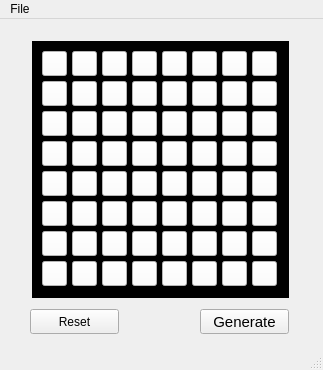
<?xml version="1.0" encoding="UTF-8"?>
<ui version="4.0">
 <class>MainWindow</class>
 <widget class="QMainWindow" name="MainWindow">
  <property name="geometry">
   <rect>
    <x>0</x>
    <y>0</y>
    <width>323</width>
    <height>370</height>
   </rect>
  </property>
  <property name="minimumSize">
   <size>
    <width>323</width>
    <height>370</height>
   </size>
  </property>
  <property name="maximumSize">
   <size>
    <width>323</width>
    <height>370</height>
   </size>
  </property>
  <property name="windowTitle">
   <string>DOT Matrix Visualizer</string>
  </property>
  <widget class="QWidget" name="centralwidget">
   <widget class="QWidget" name="gridLayoutWidget">
    <property name="geometry">
     <rect>
      <x>30</x>
      <y>20</y>
      <width>261</width>
      <height>261</height>
     </rect>
    </property>
    <layout class="QGridLayout" name="gridLayout">
     <property name="leftMargin">
      <number>2</number>
     </property>
     <property name="topMargin">
      <number>2</number>
     </property>
     <property name="rightMargin">
      <number>2</number>
     </property>
     <property name="bottomMargin">
      <number>2</number>
     </property>
     <property name="horizontalSpacing">
      <number>6</number>
     </property>
     <item row="0" column="0">
      <widget class="QFrame" name="frame">
       <property name="styleSheet">
        <string notr="true">background-color : black</string>
       </property>
       <property name="frameShape">
        <enum>QFrame::StyledPanel</enum>
       </property>
       <property name="frameShadow">
        <enum>QFrame::Raised</enum>
       </property>
       <widget class="QPushButton" name="led_1">
        <property name="geometry">
         <rect>
          <x>10</x>
          <y>10</y>
          <width>25</width>
          <height>25</height>
         </rect>
        </property>
        <property name="styleSheet">
         <string notr="true">background-color : white</string>
        </property>
        <property name="text">
         <string/>
        </property>
       </widget>
       <widget class="QPushButton" name="led_2">
        <property name="geometry">
         <rect>
          <x>40</x>
          <y>10</y>
          <width>25</width>
          <height>25</height>
         </rect>
        </property>
        <property name="styleSheet">
         <string notr="true">background-color : white</string>
        </property>
        <property name="text">
         <string/>
        </property>
       </widget>
       <widget class="QPushButton" name="led_3">
        <property name="geometry">
         <rect>
          <x>70</x>
          <y>10</y>
          <width>25</width>
          <height>25</height>
         </rect>
        </property>
        <property name="styleSheet">
         <string notr="true">background-color : white</string>
        </property>
        <property name="text">
         <string/>
        </property>
       </widget>
       <widget class="QPushButton" name="led_4">
        <property name="geometry">
         <rect>
          <x>100</x>
          <y>10</y>
          <width>25</width>
          <height>25</height>
         </rect>
        </property>
        <property name="styleSheet">
         <string notr="true">background-color : white</string>
        </property>
        <property name="text">
         <string/>
        </property>
       </widget>
       <widget class="QPushButton" name="led_5">
        <property name="geometry">
         <rect>
          <x>130</x>
          <y>10</y>
          <width>25</width>
          <height>25</height>
         </rect>
        </property>
        <property name="styleSheet">
         <string notr="true">background-color : white</string>
        </property>
        <property name="text">
         <string/>
        </property>
       </widget>
       <widget class="QPushButton" name="led_6">
        <property name="geometry">
         <rect>
          <x>160</x>
          <y>10</y>
          <width>25</width>
          <height>25</height>
         </rect>
        </property>
        <property name="styleSheet">
         <string notr="true">background-color : white</string>
        </property>
        <property name="text">
         <string/>
        </property>
       </widget>
       <widget class="QPushButton" name="led_7">
        <property name="geometry">
         <rect>
          <x>190</x>
          <y>10</y>
          <width>25</width>
          <height>25</height>
         </rect>
        </property>
        <property name="styleSheet">
         <string notr="true">background-color : white</string>
        </property>
        <property name="text">
         <string/>
        </property>
       </widget>
       <widget class="QPushButton" name="led_8">
        <property name="geometry">
         <rect>
          <x>220</x>
          <y>10</y>
          <width>25</width>
          <height>25</height>
         </rect>
        </property>
        <property name="styleSheet">
         <string notr="true">background-color : white</string>
        </property>
        <property name="text">
         <string/>
        </property>
       </widget>
       <widget class="QPushButton" name="led_9">
        <property name="geometry">
         <rect>
          <x>10</x>
          <y>40</y>
          <width>25</width>
          <height>25</height>
         </rect>
        </property>
        <property name="styleSheet">
         <string notr="true">background-color : white</string>
        </property>
        <property name="text">
         <string/>
        </property>
       </widget>
       <widget class="QPushButton" name="led_10">
        <property name="geometry">
         <rect>
          <x>40</x>
          <y>40</y>
          <width>25</width>
          <height>25</height>
         </rect>
        </property>
        <property name="styleSheet">
         <string notr="true">background-color : white</string>
        </property>
        <property name="text">
         <string/>
        </property>
       </widget>
       <widget class="QPushButton" name="led_11">
        <property name="geometry">
         <rect>
          <x>70</x>
          <y>40</y>
          <width>25</width>
          <height>25</height>
         </rect>
        </property>
        <property name="styleSheet">
         <string notr="true">background-color : white</string>
        </property>
        <property name="text">
         <string/>
        </property>
       </widget>
       <widget class="QPushButton" name="led_12">
        <property name="geometry">
         <rect>
          <x>100</x>
          <y>40</y>
          <width>25</width>
          <height>25</height>
         </rect>
        </property>
        <property name="styleSheet">
         <string notr="true">background-color : white</string>
        </property>
        <property name="text">
         <string/>
        </property>
       </widget>
       <widget class="QPushButton" name="led_13">
        <property name="geometry">
         <rect>
          <x>130</x>
          <y>40</y>
          <width>25</width>
          <height>25</height>
         </rect>
        </property>
        <property name="styleSheet">
         <string notr="true">background-color : white</string>
        </property>
        <property name="text">
         <string/>
        </property>
       </widget>
       <widget class="QPushButton" name="led_14">
        <property name="geometry">
         <rect>
          <x>160</x>
          <y>40</y>
          <width>25</width>
          <height>25</height>
         </rect>
        </property>
        <property name="styleSheet">
         <string notr="true">background-color : white</string>
        </property>
        <property name="text">
         <string/>
        </property>
       </widget>
       <widget class="QPushButton" name="led_15">
        <property name="geometry">
         <rect>
          <x>190</x>
          <y>40</y>
          <width>25</width>
          <height>25</height>
         </rect>
        </property>
        <property name="styleSheet">
         <string notr="true">background-color : white</string>
        </property>
        <property name="text">
         <string/>
        </property>
       </widget>
       <widget class="QPushButton" name="led_16">
        <property name="geometry">
         <rect>
          <x>220</x>
          <y>40</y>
          <width>25</width>
          <height>25</height>
         </rect>
        </property>
        <property name="styleSheet">
         <string notr="true">background-color : white</string>
        </property>
        <property name="text">
         <string/>
        </property>
       </widget>
       <widget class="QPushButton" name="led_17">
        <property name="geometry">
         <rect>
          <x>10</x>
          <y>70</y>
          <width>25</width>
          <height>25</height>
         </rect>
        </property>
        <property name="styleSheet">
         <string notr="true">background-color : white</string>
        </property>
        <property name="text">
         <string/>
        </property>
       </widget>
       <widget class="QPushButton" name="led_18">
        <property name="geometry">
         <rect>
          <x>40</x>
          <y>70</y>
          <width>25</width>
          <height>25</height>
         </rect>
        </property>
        <property name="styleSheet">
         <string notr="true">background-color : white</string>
        </property>
        <property name="text">
         <string/>
        </property>
       </widget>
       <widget class="QPushButton" name="led_19">
        <property name="geometry">
         <rect>
          <x>70</x>
          <y>70</y>
          <width>25</width>
          <height>25</height>
         </rect>
        </property>
        <property name="styleSheet">
         <string notr="true">background-color : white</string>
        </property>
        <property name="text">
         <string/>
        </property>
       </widget>
       <widget class="QPushButton" name="led_20">
        <property name="geometry">
         <rect>
          <x>100</x>
          <y>70</y>
          <width>25</width>
          <height>25</height>
         </rect>
        </property>
        <property name="styleSheet">
         <string notr="true">background-color : white</string>
        </property>
        <property name="text">
         <string/>
        </property>
       </widget>
       <widget class="QPushButton" name="led_21">
        <property name="geometry">
         <rect>
          <x>130</x>
          <y>70</y>
          <width>25</width>
          <height>25</height>
         </rect>
        </property>
        <property name="styleSheet">
         <string notr="true">background-color : white</string>
        </property>
        <property name="text">
         <string/>
        </property>
       </widget>
       <widget class="QPushButton" name="led_22">
        <property name="geometry">
         <rect>
          <x>160</x>
          <y>70</y>
          <width>25</width>
          <height>25</height>
         </rect>
        </property>
        <property name="styleSheet">
         <string notr="true">background-color : white</string>
        </property>
        <property name="text">
         <string/>
        </property>
       </widget>
       <widget class="QPushButton" name="led_23">
        <property name="geometry">
         <rect>
          <x>190</x>
          <y>70</y>
          <width>25</width>
          <height>25</height>
         </rect>
        </property>
        <property name="styleSheet">
         <string notr="true">background-color : white</string>
        </property>
        <property name="text">
         <string/>
        </property>
       </widget>
       <widget class="QPushButton" name="led_24">
        <property name="geometry">
         <rect>
          <x>220</x>
          <y>70</y>
          <width>25</width>
          <height>25</height>
         </rect>
        </property>
        <property name="styleSheet">
         <string notr="true">background-color : white</string>
        </property>
        <property name="text">
         <string/>
        </property>
       </widget>
       <widget class="QPushButton" name="led_25">
        <property name="geometry">
         <rect>
          <x>10</x>
          <y>100</y>
          <width>25</width>
          <height>25</height>
         </rect>
        </property>
        <property name="styleSheet">
         <string notr="true">background-color : white</string>
        </property>
        <property name="text">
         <string/>
        </property>
       </widget>
       <widget class="QPushButton" name="led_26">
        <property name="geometry">
         <rect>
          <x>40</x>
          <y>100</y>
          <width>25</width>
          <height>25</height>
         </rect>
        </property>
        <property name="styleSheet">
         <string notr="true">background-color : white</string>
        </property>
        <property name="text">
         <string/>
        </property>
       </widget>
       <widget class="QPushButton" name="led_27">
        <property name="geometry">
         <rect>
          <x>70</x>
          <y>100</y>
          <width>25</width>
          <height>25</height>
         </rect>
        </property>
        <property name="styleSheet">
         <string notr="true">background-color : white</string>
        </property>
        <property name="text">
         <string/>
        </property>
       </widget>
       <widget class="QPushButton" name="led_28">
        <property name="geometry">
         <rect>
          <x>100</x>
          <y>100</y>
          <width>25</width>
          <height>25</height>
         </rect>
        </property>
        <property name="styleSheet">
         <string notr="true">background-color : white</string>
        </property>
        <property name="text">
         <string/>
        </property>
       </widget>
       <widget class="QPushButton" name="led_29">
        <property name="geometry">
         <rect>
          <x>130</x>
          <y>100</y>
          <width>25</width>
          <height>25</height>
         </rect>
        </property>
        <property name="styleSheet">
         <string notr="true">background-color : white</string>
        </property>
        <property name="text">
         <string/>
        </property>
       </widget>
       <widget class="QPushButton" name="led_30">
        <property name="geometry">
         <rect>
          <x>160</x>
          <y>100</y>
          <width>25</width>
          <height>25</height>
         </rect>
        </property>
        <property name="styleSheet">
         <string notr="true">background-color : white</string>
        </property>
        <property name="text">
         <string/>
        </property>
       </widget>
       <widget class="QPushButton" name="led_31">
        <property name="geometry">
         <rect>
          <x>190</x>
          <y>100</y>
          <width>25</width>
          <height>25</height>
         </rect>
        </property>
        <property name="styleSheet">
         <string notr="true">background-color : white</string>
        </property>
        <property name="text">
         <string/>
        </property>
       </widget>
       <widget class="QPushButton" name="led_32">
        <property name="geometry">
         <rect>
          <x>220</x>
          <y>100</y>
          <width>25</width>
          <height>25</height>
         </rect>
        </property>
        <property name="styleSheet">
         <string notr="true">background-color : white</string>
        </property>
        <property name="text">
         <string/>
        </property>
       </widget>
       <widget class="QPushButton" name="led_33">
        <property name="geometry">
         <rect>
          <x>10</x>
          <y>130</y>
          <width>25</width>
          <height>25</height>
         </rect>
        </property>
        <property name="styleSheet">
         <string notr="true">background-color : white</string>
        </property>
        <property name="text">
         <string/>
        </property>
       </widget>
       <widget class="QPushButton" name="led_34">
        <property name="geometry">
         <rect>
          <x>40</x>
          <y>130</y>
          <width>25</width>
          <height>25</height>
         </rect>
        </property>
        <property name="styleSheet">
         <string notr="true">background-color : white</string>
        </property>
        <property name="text">
         <string/>
        </property>
       </widget>
       <widget class="QPushButton" name="led_35">
        <property name="geometry">
         <rect>
          <x>70</x>
          <y>130</y>
          <width>25</width>
          <height>25</height>
         </rect>
        </property>
        <property name="styleSheet">
         <string notr="true">background-color : white</string>
        </property>
        <property name="text">
         <string/>
        </property>
       </widget>
       <widget class="QPushButton" name="led_36">
        <property name="geometry">
         <rect>
          <x>100</x>
          <y>130</y>
          <width>25</width>
          <height>25</height>
         </rect>
        </property>
        <property name="styleSheet">
         <string notr="true">background-color : white</string>
        </property>
        <property name="text">
         <string/>
        </property>
       </widget>
       <widget class="QPushButton" name="led_37">
        <property name="geometry">
         <rect>
          <x>130</x>
          <y>130</y>
          <width>25</width>
          <height>25</height>
         </rect>
        </property>
        <property name="styleSheet">
         <string notr="true">background-color : white</string>
        </property>
        <property name="text">
         <string/>
        </property>
       </widget>
       <widget class="QPushButton" name="led_38">
        <property name="geometry">
         <rect>
          <x>160</x>
          <y>130</y>
          <width>25</width>
          <height>25</height>
         </rect>
        </property>
        <property name="styleSheet">
         <string notr="true">background-color : white</string>
        </property>
        <property name="text">
         <string/>
        </property>
       </widget>
       <widget class="QPushButton" name="led_39">
        <property name="geometry">
         <rect>
          <x>190</x>
          <y>130</y>
          <width>25</width>
          <height>25</height>
         </rect>
        </property>
        <property name="styleSheet">
         <string notr="true">background-color : white</string>
        </property>
        <property name="text">
         <string/>
        </property>
       </widget>
       <widget class="QPushButton" name="led_40">
        <property name="geometry">
         <rect>
          <x>220</x>
          <y>130</y>
          <width>25</width>
          <height>25</height>
         </rect>
        </property>
        <property name="styleSheet">
         <string notr="true">background-color : white</string>
        </property>
        <property name="text">
         <string/>
        </property>
       </widget>
       <widget class="QPushButton" name="led_41">
        <property name="geometry">
         <rect>
          <x>10</x>
          <y>160</y>
          <width>25</width>
          <height>25</height>
         </rect>
        </property>
        <property name="styleSheet">
         <string notr="true">background-color : white</string>
        </property>
        <property name="text">
         <string/>
        </property>
       </widget>
       <widget class="QPushButton" name="led_42">
        <property name="geometry">
         <rect>
          <x>40</x>
          <y>160</y>
          <width>25</width>
          <height>25</height>
         </rect>
        </property>
        <property name="styleSheet">
         <string notr="true">background-color : white</string>
        </property>
        <property name="text">
         <string/>
        </property>
       </widget>
       <widget class="QPushButton" name="led_43">
        <property name="geometry">
         <rect>
          <x>70</x>
          <y>160</y>
          <width>25</width>
          <height>25</height>
         </rect>
        </property>
        <property name="styleSheet">
         <string notr="true">background-color : white</string>
        </property>
        <property name="text">
         <string/>
        </property>
       </widget>
       <widget class="QPushButton" name="led_44">
        <property name="geometry">
         <rect>
          <x>100</x>
          <y>160</y>
          <width>25</width>
          <height>25</height>
         </rect>
        </property>
        <property name="styleSheet">
         <string notr="true">background-color : white</string>
        </property>
        <property name="text">
         <string/>
        </property>
       </widget>
       <widget class="QPushButton" name="led_45">
        <property name="geometry">
         <rect>
          <x>130</x>
          <y>160</y>
          <width>25</width>
          <height>25</height>
         </rect>
        </property>
        <property name="styleSheet">
         <string notr="true">background-color : white</string>
        </property>
        <property name="text">
         <string/>
        </property>
       </widget>
       <widget class="QPushButton" name="led_46">
        <property name="geometry">
         <rect>
          <x>160</x>
          <y>160</y>
          <width>25</width>
          <height>25</height>
         </rect>
        </property>
        <property name="styleSheet">
         <string notr="true">background-color : white</string>
        </property>
        <property name="text">
         <string/>
        </property>
       </widget>
       <widget class="QPushButton" name="led_47">
        <property name="geometry">
         <rect>
          <x>190</x>
          <y>160</y>
          <width>25</width>
          <height>25</height>
         </rect>
        </property>
        <property name="styleSheet">
         <string notr="true">background-color : white</string>
        </property>
        <property name="text">
         <string/>
        </property>
       </widget>
       <widget class="QPushButton" name="led_48">
        <property name="geometry">
         <rect>
          <x>220</x>
          <y>160</y>
          <width>25</width>
          <height>25</height>
         </rect>
        </property>
        <property name="styleSheet">
         <string notr="true">background-color : white</string>
        </property>
        <property name="text">
         <string/>
        </property>
       </widget>
       <widget class="QPushButton" name="led_49">
        <property name="geometry">
         <rect>
          <x>10</x>
          <y>190</y>
          <width>25</width>
          <height>25</height>
         </rect>
        </property>
        <property name="styleSheet">
         <string notr="true">background-color : white</string>
        </property>
        <property name="text">
         <string/>
        </property>
       </widget>
       <widget class="QPushButton" name="led_50">
        <property name="geometry">
         <rect>
          <x>40</x>
          <y>190</y>
          <width>25</width>
          <height>25</height>
         </rect>
        </property>
        <property name="styleSheet">
         <string notr="true">background-color : white</string>
        </property>
        <property name="text">
         <string/>
        </property>
       </widget>
       <widget class="QPushButton" name="led_51">
        <property name="geometry">
         <rect>
          <x>70</x>
          <y>190</y>
          <width>25</width>
          <height>25</height>
         </rect>
        </property>
        <property name="styleSheet">
         <string notr="true">background-color : white</string>
        </property>
        <property name="text">
         <string/>
        </property>
       </widget>
       <widget class="QPushButton" name="led_52">
        <property name="geometry">
         <rect>
          <x>100</x>
          <y>190</y>
          <width>25</width>
          <height>25</height>
         </rect>
        </property>
        <property name="styleSheet">
         <string notr="true">background-color : white</string>
        </property>
        <property name="text">
         <string/>
        </property>
       </widget>
       <widget class="QPushButton" name="led_53">
        <property name="geometry">
         <rect>
          <x>130</x>
          <y>190</y>
          <width>25</width>
          <height>25</height>
         </rect>
        </property>
        <property name="styleSheet">
         <string notr="true">background-color : white</string>
        </property>
        <property name="text">
         <string/>
        </property>
       </widget>
       <widget class="QPushButton" name="led_54">
        <property name="geometry">
         <rect>
          <x>160</x>
          <y>190</y>
          <width>25</width>
          <height>25</height>
         </rect>
        </property>
        <property name="styleSheet">
         <string notr="true">background-color : white</string>
        </property>
        <property name="text">
         <string/>
        </property>
       </widget>
       <widget class="QPushButton" name="led_55">
        <property name="geometry">
         <rect>
          <x>190</x>
          <y>190</y>
          <width>25</width>
          <height>25</height>
         </rect>
        </property>
        <property name="styleSheet">
         <string notr="true">background-color : white</string>
        </property>
        <property name="text">
         <string/>
        </property>
       </widget>
       <widget class="QPushButton" name="led_56">
        <property name="geometry">
         <rect>
          <x>220</x>
          <y>190</y>
          <width>25</width>
          <height>25</height>
         </rect>
        </property>
        <property name="styleSheet">
         <string notr="true">background-color : white</string>
        </property>
        <property name="text">
         <string/>
        </property>
       </widget>
       <widget class="QPushButton" name="led_57">
        <property name="geometry">
         <rect>
          <x>10</x>
          <y>220</y>
          <width>25</width>
          <height>25</height>
         </rect>
        </property>
        <property name="styleSheet">
         <string notr="true">background-color : white</string>
        </property>
        <property name="text">
         <string/>
        </property>
       </widget>
       <widget class="QPushButton" name="led_58">
        <property name="geometry">
         <rect>
          <x>40</x>
          <y>220</y>
          <width>25</width>
          <height>25</height>
         </rect>
        </property>
        <property name="styleSheet">
         <string notr="true">background-color : white</string>
        </property>
        <property name="text">
         <string/>
        </property>
       </widget>
       <widget class="QPushButton" name="led_59">
        <property name="geometry">
         <rect>
          <x>70</x>
          <y>220</y>
          <width>25</width>
          <height>25</height>
         </rect>
        </property>
        <property name="styleSheet">
         <string notr="true">background-color : white</string>
        </property>
        <property name="text">
         <string/>
        </property>
       </widget>
       <widget class="QPushButton" name="led_60">
        <property name="geometry">
         <rect>
          <x>100</x>
          <y>220</y>
          <width>25</width>
          <height>25</height>
         </rect>
        </property>
        <property name="styleSheet">
         <string notr="true">background-color : white</string>
        </property>
        <property name="text">
         <string/>
        </property>
       </widget>
       <widget class="QPushButton" name="led_61">
        <property name="geometry">
         <rect>
          <x>130</x>
          <y>220</y>
          <width>25</width>
          <height>25</height>
         </rect>
        </property>
        <property name="styleSheet">
         <string notr="true">background-color : white</string>
        </property>
        <property name="text">
         <string/>
        </property>
       </widget>
       <widget class="QPushButton" name="led_62">
        <property name="geometry">
         <rect>
          <x>160</x>
          <y>220</y>
          <width>25</width>
          <height>25</height>
         </rect>
        </property>
        <property name="styleSheet">
         <string notr="true">background-color : white</string>
        </property>
        <property name="text">
         <string/>
        </property>
       </widget>
       <widget class="QPushButton" name="led_63">
        <property name="geometry">
         <rect>
          <x>190</x>
          <y>220</y>
          <width>25</width>
          <height>25</height>
         </rect>
        </property>
        <property name="styleSheet">
         <string notr="true">background-color : white</string>
        </property>
        <property name="text">
         <string/>
        </property>
       </widget>
       <widget class="QPushButton" name="led_64">
        <property name="geometry">
         <rect>
          <x>220</x>
          <y>220</y>
          <width>25</width>
          <height>25</height>
         </rect>
        </property>
        <property name="styleSheet">
         <string notr="true">background-color : white</string>
        </property>
        <property name="text">
         <string/>
        </property>
       </widget>
      </widget>
     </item>
    </layout>
   </widget>
   <widget class="QPushButton" name="resetBtn">
    <property name="geometry">
     <rect>
      <x>30</x>
      <y>290</y>
      <width>89</width>
      <height>25</height>
     </rect>
    </property>
    <property name="text">
     <string>Reset</string>
    </property>
   </widget>
   <widget class="QPushButton" name="generateBtn">
    <property name="geometry">
     <rect>
      <x>200</x>
      <y>290</y>
      <width>89</width>
      <height>25</height>
     </rect>
    </property>
    <property name="font">
     <font>
      <pointsize>11</pointsize>
     </font>
    </property>
    <property name="text">
     <string>Generate</string>
    </property>
   </widget>
  </widget>
  <widget class="QStatusBar" name="statusbar"/>
  <widget class="QMenuBar" name="menuBar">
   <property name="geometry">
    <rect>
     <x>0</x>
     <y>0</y>
     <width>323</width>
     <height>22</height>
    </rect>
   </property>
   <widget class="QMenu" name="menuFIle">
    <property name="title">
     <string>File</string>
    </property>
    <addaction name="actionOpen"/>
    <addaction name="actionExit"/>
   </widget>
   <addaction name="menuFIle"/>
  </widget>
  <action name="actionOpen">
   <property name="text">
    <string>Open</string>
   </property>
  </action>
  <action name="actionExit">
   <property name="text">
    <string>Exit</string>
   </property>
  </action>
 </widget>
 <resources/>
 <connections/>
</ui>
